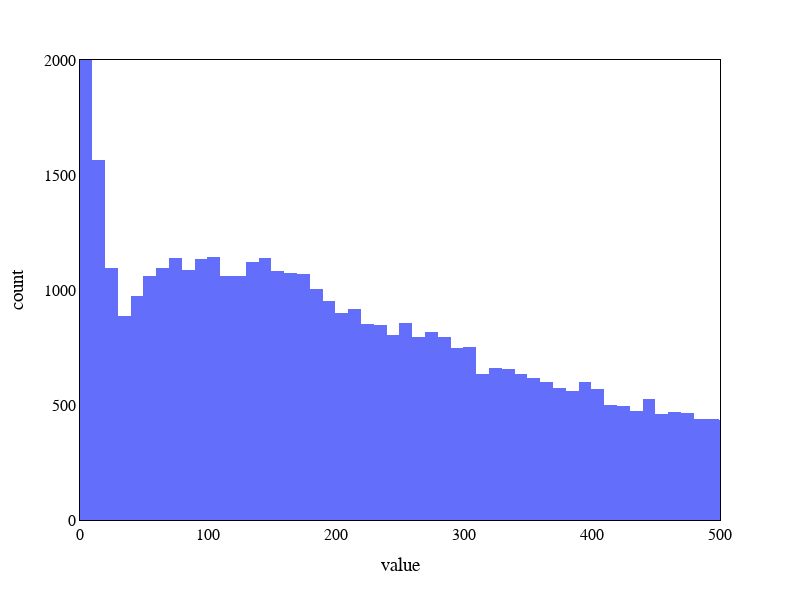

Notebook cell for this chart:
### Code cell
fig = px.histogram(mutation_flat, nbins=20000)
fig.update_xaxes(range=[0, 500],
                showline=True, linewidth=1, linecolor='black', mirror=True,
                 showgrid=False)
fig.update_yaxes(range=[0, 2000],
                showline=True, linewidth=1, linecolor='black', mirror=True,
                showgrid=False)
fig.update_layout(
    paper_bgcolor='rgba(255,255,255,100)',
    plot_bgcolor='rgba(255,255,255,100)',
    autosize=False,
    width=800,
    height=600,
    font=dict(family="Arial",
                    size=16,
                    color="#020202"
                    ),
    showlegend=False
    )
fig.show()
fig.write_image(fig_folder+"FigS1_counts_per_variant_zoom.pdf", engine = 'kaleido')

### Figure 1 — Plotly figure (JSON) as saved in the notebook; plotly's stock layout.template omitted (floating-point values rounded to 4 significant figures; data arrays with more than 128 entries replaced by an {"elided": "..."} marker saying what was removed)
{"data": [{"alignmentgroup": "True", "bingroup": "x", "hovertemplate": "variable=0<br>value=%{x}<br>count=%{y}<extra></extra>", "legendgroup": "0", "marker": {"color": "#636efa"}, "name": "0", "nbinsx": 20000, "offsetgroup": "0", "orientation": "v", "showlegend": true, "type": "histogram", "x": {"elided": "74864 int values"}, "xaxis": "x", "yaxis": "y"}], "layout": {"autosize": false, "barmode": "relative", "font": {"color": "#020202", "family": "Arial", "size": 16}, "height": 600, "legend": {"title": {"text": "variable"}, "tracegroupgap": 0}, "margin": {"t": 60}, "paper_bgcolor": "rgba(255,255,255,100)", "plot_bgcolor": "rgba(255,255,255,100)", "showlegend": false, "width": 800, "xaxis": {"anchor": "y", "domain": [0, 1], "linecolor": "black", "linewidth": 1, "mirror": true, "range": [0, 500], "showgrid": false, "showline": true, "title": {"text": "value"}}, "yaxis": {"anchor": "x", "domain": [0, 1], "linecolor": "black", "linewidth": 1, "mirror": true, "range": [0, 2000], "showgrid": false, "showline": true, "title": {"text": "count"}}}}
